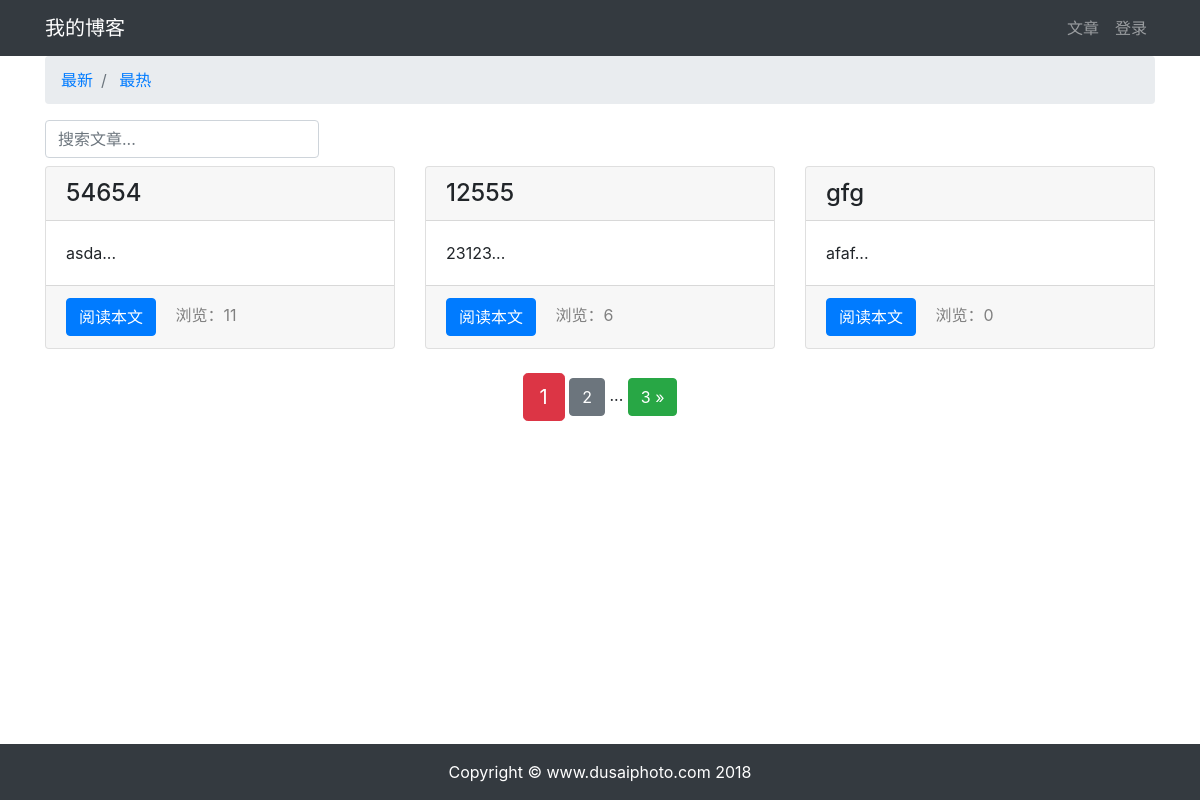
Page /article/article-list/ on the committed database.
### article/models.py (models this page shows, shortened)
class ArticlePost(models.Model):
    author = models.ForeignKey(User, on_delete=models.CASCADE)
    title = models.CharField(max_length=100)
    body = models.TextField()
    created = models.DateTimeField(default=timezone.now)
    updated = models.DateTimeField(auto_now=True)
    total_views = models.PositiveIntegerField(default=0)
    class Meta:
        ordering = ('-created',)

### article/views.py (the view)
def article_list(request):
    search = request.GET.get('search')
    order = request.GET.get('order')
    if search:
        if order == 'total_views':
            article_list = ArticlePost.objects.filter(
                Q(title__icontains=search) |
                Q(body__icontains=search)
            ).order_by('-total_views')
        else:
            article_list = ArticlePost.objects.filter(
                Q(title__icontains=search) |
                Q(title__icontains=search)
            )
    else:
        search = ''
        if order == 'total_views':
            article_list = ArticlePost.objects.all().order_by('-total_views')
        else:
            article_list = ArticlePost.objects.all()
    paginator = Paginator(article_list, 3)
    page = request.GET.get('page')
    try:
        articles = paginator.page(page)
    except PageNotAnInteger:
        articles = paginator.page(1)
    except EmptyPage:
        articles = paginator.page(paginator.num_pages)
    context = {'articles': articles, 'order':order, 'search':search}
    return render(request, 'article/list.html', context)

### templates/article/list.html (shortened to what this page needs)
{% extends "base.html" %}
{% load staticfiles %}
{% block content %}
<div class="container">
    <nav aria-label="breadcrumb">
        <ol class="breadcrumb">
            <li class="breadcrumb-item">
                <a href="{% url 'article:article_list' %}?search={{ search }}">
                    最新
                </a>
            </li>
            <li class="breadcrumb-item">
                <a href="{% url 'article:article_list' %}?order=total_views&search={{ search }}">
                    最热
                </a>
            </li>
        </ol>
    </nav>
    <div class="row">
        <div class="col-auto mr-auto">
            <form class="form-inline">
                <input type="text" class="form-control md-2 mr-sm-2" name="search" placeholder="搜索文章..." required>
            </form>
        </div>
    </div>
    <div class="row mt-2">
        {% for article in articles %}
            <div class="col-4 mb-4">
                <div class="card h-100">
                    <h4 class="card-header">{{ article.title }}</h4>
                    <div class="card-body">
                        <p class="card-text">{{ article.body|slice:'50' }}...</p>
                    </div>
                    <div class="card-footer">
                        <a href="{% url 'article:article_detail' article.id %}" class="btn btn-primary">阅读本文</a>
                        <span class="col align-self-end" style="color: gray;">
                            浏览：{{ article.total_views }}
                        </span>
                    </div>
                </div>
            </div>
        {% endfor %}
    </div>
    <div class="pagination row">
        <div class="m-auto">
            <span class="step-links">
                <span class="current btn btn-danger btn-lg">
                    {{ articles.number }}
                </span>
                {% if articles.has_next %}
                    <a href="?page={{ articles.next_page_number }}&order={{ order }}&search={{ search }}"
                       class="btn btn-secondary"
                    >
                        {{ articles.next_page_number }}
                    </a>
                    <span>...</span>
                    <a href="?page={{ articles.paginator.num_pages }}&order={{ order }}&search={{ search }}"
                       class="btn btn-success"
                    >
                        {{ articles.paginator.num_pages }} &raquo;
                    </a>
                {% endif %}
            </span>
        </div>
    </div>
</div>
{% endblock content %}

### rows in the picture
ArticlePost: title "54654", body "asda", total_views "11"
ArticlePost: title "12555", body "23123", total_views "6"
ArticlePost: title "gfg", body "afaf", total_views "0"

### other values in the picture
{{ articles.number }} "1"
{{ articles.next_page_number }} "2"
{{ articles.paginator.num_pages }} "3"
